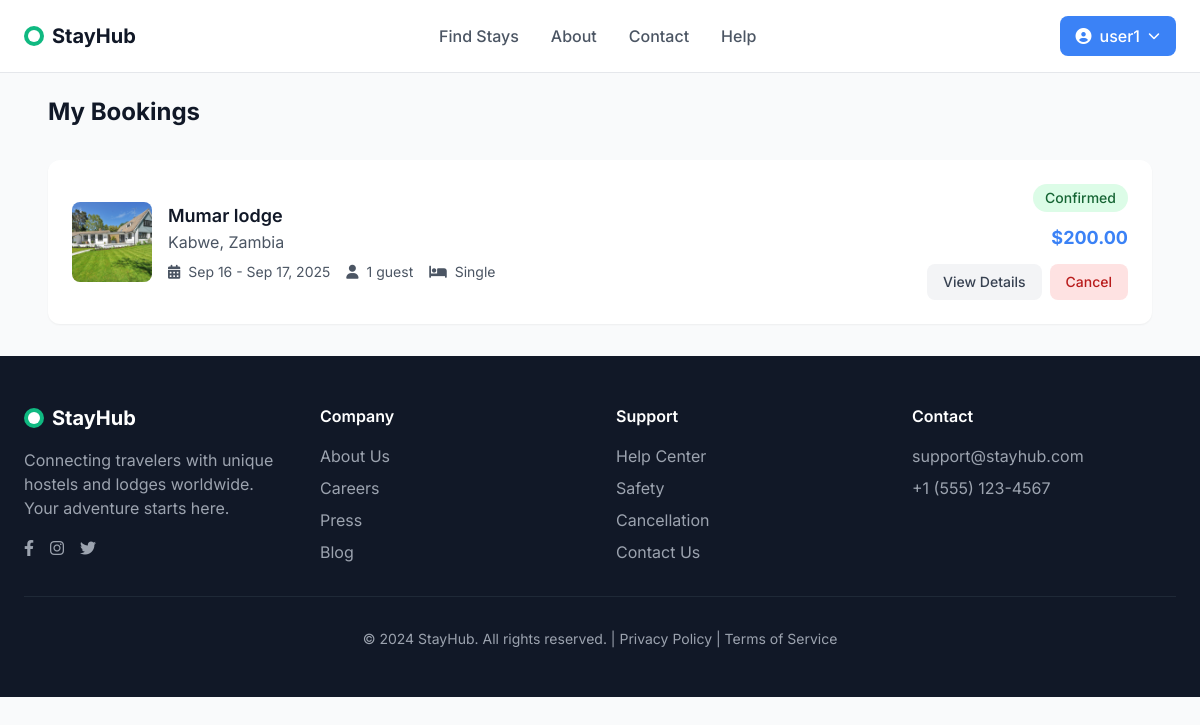
/bookings/ (signed in), run on an earlier commit of the app's database.
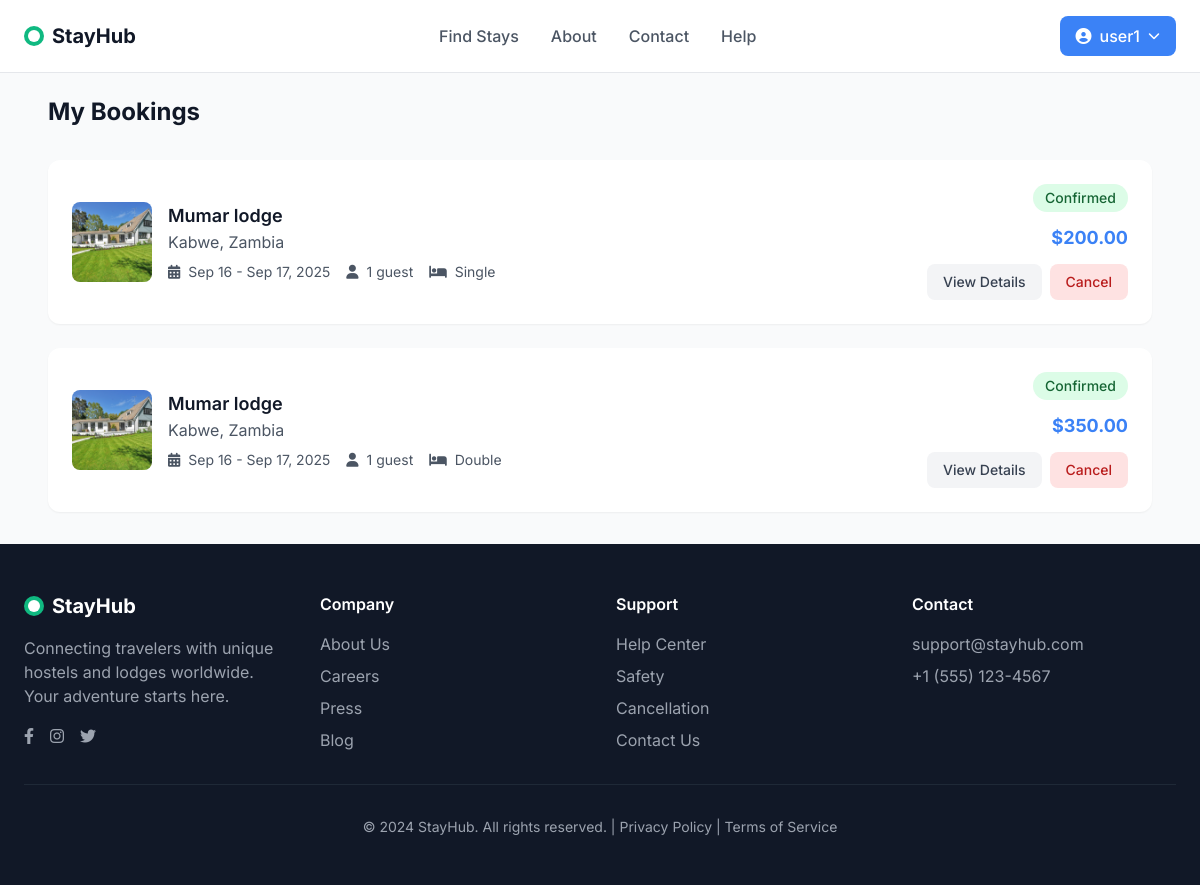
And on a later commit of the database.
### accounts/models.py (models this page shows, shortened)
class User(AbstractUser):
    ROLE_CHOICES = [
        ('admin', 'Admin'),
        ('vendor', 'Vendor'),
        ('customer', 'Customer'),
    ]
    role = models.CharField(max_length=20, choices=ROLE_CHOICES, default='guest')
    email = models.EmailField(unique=True)
    otp_code = models.CharField(max_length=6, blank=True, null=True)  # Add this field
    is_active = models.BooleanField(default=False)
    profile_picture = models.ImageField(upload_to='profile_pictures/', null=True, blank=True)
    phone_number = models.CharField(max_length=15, blank=True)
    company_name = models.CharField(max_length=100, blank=True)
    company_website = models.URLField(blank=True)
    bio = models.TextField(blank=True)
    is_host = models.BooleanField(default=False)
    USERNAME_FIELD = 'email'
    REQUIRED_FIELDS = ['username']

### bookings/models.py (models this page shows, shortened)
class Booking(models.Model):
    STATUS_CHOICES = (
        ('pending', 'Pending'),
        ('confirmed', 'Confirmed'),
        ('cancelled', 'Cancelled'),
        ('completed', 'Completed'),
    )
    user = models.ForeignKey(User, on_delete=models.CASCADE)
    room = models.ForeignKey(Room, on_delete=models.CASCADE)
    check_in_date = models.DateField()
    check_out_date = models.DateField()
    guests = models.PositiveIntegerField()
    total_nights = models.PositiveIntegerField()
    total_amount = models.DecimalField(max_digits=10, decimal_places=2)
    status = models.CharField(max_length=20, choices=STATUS_CHOICES, default='pending')
    guest_name = models.CharField(max_length=200)
    guest_email = models.EmailField()
    guest_phone = models.CharField(max_length=15)
    special_requests = models.TextField(blank=True)
    created_at = models.DateTimeField(auto_now_add=True)
    updated_at = models.DateTimeField(auto_now=True)
    class Meta:
        ordering = ['-created_at']

### properties/models.py (models this page shows, shortened)
class Room(models.Model):
    ROOM_TYPES = (
        ('single', 'Single'),
        ('double', 'Double'),
        ('twin', 'Twin'),
        ('suite', 'Suite'),
        ('family', 'Family'),
        ('deluxe', 'Deluxe'),
    )
    property = models.ForeignKey(Property, on_delete=models.CASCADE)
    room_type = models.CharField(max_length=20, choices=ROOM_TYPES)
    name = models.CharField(max_length=100)
    description = models.TextField()
    price_per_night = models.DecimalField(max_digits=10, decimal_places=2)
    capacity = models.PositiveIntegerField()
    total_rooms = models.PositiveIntegerField(default=1)
    air_conditioning = models.BooleanField(default=False)
    balcony = models.BooleanField(default=False)
    tv = models.BooleanField(default=False)
    mini_bar = models.BooleanField(default=False)
    room_service = models.BooleanField(default=False)
    is_available = models.BooleanField(default=True)

class Property(models.Model):
    PROPERTY_TYPES = (
        ('hotel', 'Hotel'),
        ('lodge', 'Lodge'),
        ('motel', 'Motel'),
        ('guesthouse', 'Guest House'),
    )
    owner = models.ForeignKey(User, on_delete=models.CASCADE)
    name = models.CharField(max_length=200)
    property_type = models.CharField(max_length=20, choices=PROPERTY_TYPES)
    description = models.TextField()
    address = models.TextField()
    city = models.CharField(max_length=100)
    state = models.CharField(max_length=100)
    country = models.CharField(max_length=100)
    postal_code = models.CharField(max_length=20)
    latitude = models.DecimalField(max_digits=9, decimal_places=6, null=True, blank=True)
    longitude = models.DecimalField(max_digits=9, decimal_places=6, null=True, blank=True)
    wifi = models.BooleanField(default=False)
    parking = models.BooleanField(default=False)
    restaurant = models.BooleanField(default=False)
    gym = models.BooleanField(default=False)
    pool = models.BooleanField(default=False)
    spa = models.BooleanField(default=False)
    pets_allowed = models.BooleanField(default=False)
    phone = models.CharField(max_length=15)
    email = models.EmailField()
    website = models.URLField(blank=True)
    is_active = models.BooleanField(default=True)
    is_featured = models.BooleanField(default=False)
    created_at = models.DateTimeField(auto_now_add=True)
    updated_at = models.DateTimeField(auto_now=True)
    """@property
    def min_price(self):
        rooms = self.room_set.all()
        if rooms:
            return min(room.price_per_night for room in rooms)
        return 0"""

class PropertyImage(models.Model):
    property = models.ForeignKey(Property, on_delete=models.CASCADE, related_name='images')
    image = models.ImageField(upload_to='property_images/')
    caption = models.CharField(max_length=200, blank=True)
    is_primary = models.BooleanField(default=False)  # This is the new field

### bookings/views.py (the view)
# urls.py: path('', BookingListView.as_view(), name='booking_list'),
@method_decorator(login_required, name='dispatch')
class BookingListView(LoginRequiredMixin, ListView):
    model = Booking
    template_name = 'bookings/booking_list.html'
    context_object_name = 'bookings'
    def get_queryset(self):
        return Booking.objects.filter(user=self.request.user).order_by('check_in_date')

### templates/bookings/booking_list.html (shortened to what this page needs)
{% extends "base.html" %}
{% load static %}
{% block content %}
<div class="max-w-6xl mx-auto px-6 py-8">
    <h1 class="text-2xl font-bold text-gray-900 mb-8">My Bookings</h1>
    {% if bookings %}
        <div class="grid grid-cols-1 gap-6">
            {% for booking in bookings %}
            <div class="bg-white rounded-xl shadow-sm p-6">
                <div class="flex flex-col lg:flex-row lg:items-center lg:justify-between">
                    <div class="flex-1">
                        <div class="flex items-start gap-4">
                            {% if booking.room.property.images.first %}
                            <img src="{{ booking.room.property.images.first.image.url }}"
                                 alt="{{ booking.room.property.name }}"
                                 class="w-20 h-20 object-cover rounded-lg">
                            {% else %}
                            <div class="w-20 h-20 bg-gray-200 rounded-lg flex items-center justify-center">
                                <i class="fas fa-image text-gray-400"></i>
                            </div>
                            {% endif %}
                            <div class="flex-1">
                                <h2 class="text-lg font-semibold text-gray-900">{{ booking.room.property.name }}</h2>
                                <p class="text-gray-600">{{ booking.room.property.city }}, {{ booking.room.property.country }}</p>
                                <div class="flex flex-wrap gap-4 mt-2">
                                    <span class="inline-flex items-center text-sm text-gray-600">
                                        <i class="fas fa-calendar-alt mr-2"></i>
                                        {{ booking.check_in_date|date:"M d" }} - {{ booking.check_out_date|date:"M d, Y" }}
                                    </span>
                                    <span class="inline-flex items-center text-sm text-gray-600">
                                        <i class="fas fa-user mr-2"></i>
                                        {{ booking.guests }} guest{{ booking.guests|pluralize }}
                                    </span>
                                    <span class="inline-flex items-center text-sm text-gray-600">
                                        <i class="fas fa-bed mr-2"></i>
                                        {{ booking.room.get_room_type_display }}
                                    </span>
                                </div>
                            </div>
                        </div>
                    </div>
                    <div class="mt-4 lg:mt-0 lg:text-right">
                        <div class="mb-3">
                            <span class="inline-flex items-center px-3 py-1 rounded-full text-sm font-medium
                                        {% if booking.status == 'confirmed' %}bg-green-100 text-green-800
                                        {% elif booking.status == 'pending' %}bg-yellow-100 text-yellow-800
                                        {% elif booking.status == 'cancelled' %}bg-red-100 text-red-800
                                        {% else %}bg-gray-100 text-gray-800{% endif %}">
                                {{ booking.get_status_display }}
                            </span>
                        </div>
                        <p class="text-lg font-bold text-primary-500">${{ booking.total_amount|floatformat:2 }}</p>
                        <div class="mt-3 flex gap-2">
                            <a href="{% url 'bookings:booking_detail' booking.id %}"
                               class="bg-gray-100 text-gray-700 px-4 py-2 rounded-lg text-sm font-medium hover:bg-gray-200 transition-colors">
                                View Details
                            </a>
                            {% if booking.status == 'pending' or booking.status == 'confirmed' %}
                            <form method="post" action="{% url 'bookings:cancel_booking' booking.id %}">
                                <button type="submit"
                                        class="bg-red-100 text-red-700 px-4 py-2 rounded-lg text-sm font-medium hover:bg-red-200 transition-colors"
                                        onclick="return confirm('Are you sure you want to cancel this booking?')">
                                    Cancel
                                </button>
                            </form>
                            {% endif %}
                        </div>
                    </div>
                </div>
            </div>
            {% endfor %}
        </div>
    {% endif %}
</div>
{% endblock %}

### templates/base.html (shortened to what this page needs)
{% load static %}
<!DOCTYPE html>
<html lang="en">
<head>
    <script src="https://cdn.tailwindcss.com"></script>
    <link rel="stylesheet" href="https://cdnjs.cloudflare.com/ajax/libs/font-awesome/6.4.0/css/all.min.css">
</head>
<body class="bg-gray-50" x-data="{ mobileMenuOpen: false }">
    <header class="fixed w-full bg-white bg-opacity-95 backdrop-blur-sm z-50 py-4 px-6 border-b border-gray-200">
        <div class="max-w-7xl mx-auto flex justify-between items-center">
            <a href="{% url 'properties:home' %}" class="flex items-center gap-2 text-xl font-bold text-gray-900">
                <div class="w-5 h-5 bg-accent-500 rounded-full relative">
                    <div class="absolute inset-1 bg-white rounded-full"></div>
                </div>
                StayHub
            </a>
            <nav class="hidden md:flex items-center gap-8">
                <a href="{% url 'properties:property_list' %}" class="text-gray-600 hover:text-gray-900 font-medium transition-colors">Find Stays</a>
                <a href="#" class="text-gray-600 hover:text-gray-900 font-medium transition-colors">About</a>
                <a href="#" class="text-gray-600 hover:text-gray-900 font-medium transition-colors">Contact</a>
                <a href="#" class="text-gray-600 hover:text-gray-900 font-medium transition-colors">Help</a>
            </nav>
            <div class="flex items-center gap-4">
                {% if user.is_authenticated %}
                    <div x-data="{ open: false }" class="relative">
                        <button @click="open = !open" class="flex items-center gap-2 bg-primary-500 text-white px-4 py-2 rounded-lg font-medium hover:bg-primary-600 transition-colors">
                            <i class="fas fa-user-circle"></i>
                            {{ user.get_full_name|default:user.username|truncatechars:12 }}
                            <i class="fas fa-chevron-down text-xs"></i>
                        </button>
                    </div>
                {% endif %}
            </div>
        </div>
    </header>
    <main class="pt-16">
        {% block content %}
        {% endblock %}
    </main>
    <footer class="bg-gray-900 text-white py-12 px-6">
        <div class="max-w-7xl mx-auto grid grid-cols-1 md:grid-cols-4 gap-8">
            <div>
                <div class="flex items-center gap-2 text-xl font-bold mb-4">
                    <div class="w-5 h-5 bg-accent-500 rounded-full relative">
                        <div class="absolute inset-1 bg-white rounded-full"></div>
                    </div>
                    StayHub
                </div>
                <p class="text-gray-400 mb-4">Connecting travelers with unique hostels and lodges worldwide. Your adventure starts here.</p>
                <div class="flex gap-4">
                    <a href="#" class="text-gray-400 hover:text-white transition-colors">
                        <i class="fab fa-facebook-f"></i>
                    </a>
                    <a href="#" class="text-gray-400 hover:text-white transition-colors">
                        <i class="fab fa-instagram"></i>
                    </a>
                    <a href="#" class="text-gray-400 hover:text-white transition-colors">
                        <i class="fab fa-twitter"></i>
                    </a>
                </div>
            </div>
            <div>
                <h4 class="font-semibold mb-4">Company</h4>
                <ul class="space-y-2">
                    <li><a href="#" class="text-gray-400 hover:text-white transition-colors">About Us</a></li>
                    <li><a href="#" class="text-gray-400 hover:text-white transition-colors">Careers</a></li>
                    <li><a href="#" class="text-gray-400 hover:text-white transition-colors">Press</a></li>
                    <li><a href="#" class="text-gray-400 hover:text-white transition-colors">Blog</a></li>
                </ul>
            </div>
            <div>
                <h4 class="font-semibold mb-4">Support</h4>
                <ul class="space-y-2">
                    <li><a href="#" class="text-gray-400 hover:text-white transition-colors">Help Center</a></li>
                    <li><a href="#" class="text-gray-400 hover:text-white transition-colors">Safety</a></li>
                    <li><a href="#" class="text-gray-400 hover:text-white transition-colors">Cancellation</a></li>
                    <li><a href="#" class="text-gray-400 hover:text-white transition-colors">Contact Us</a></li>
                </ul>
            </div>
            <div>
                <h4 class="font-semibold mb-4">Contact</h4>
                <ul class="space-y-2">
                    <li><a href="mailto:support@stayhub.com" class="text-gray-400 hover:text-white transition-colors">support@stayhub.com</a></li>
                    <li><a href="tel:+15551234567" class="text-gray-400 hover:text-white transition-colors">+1 (555) 123-4567</a></li>
                </ul>
            </div>
        </div>
        <div class="max-w-7xl mx-auto border-t border-gray-800 mt-8 pt-8 text-center text-gray-400 text-sm">
            <p>© 2024 StayHub. All rights reserved. | <a href="#" class="hover:text-white transition-colors">Privacy Policy</a> | <a href="#" class="hover:text-white transition-colors">Terms of Service</a></p>
        </div>
    </footer>
</body>
</html>

### templates/base.html (style rules this page uses)
body { font-family: 'Inter', sans-serif; }

What changed in the data, as far as the page shows it:
added Booking: room.property.images.first.image (picture), room.property.name "Mumar lodge", room.property.city "Kabwe", room.property.country "Zambia", check_in_date "Sep 16", check_out_date "Sep 17, 2025", guests "1", room.room_type "Double", status "Confirmed", total_amount "350.00", shows "Cancel"
